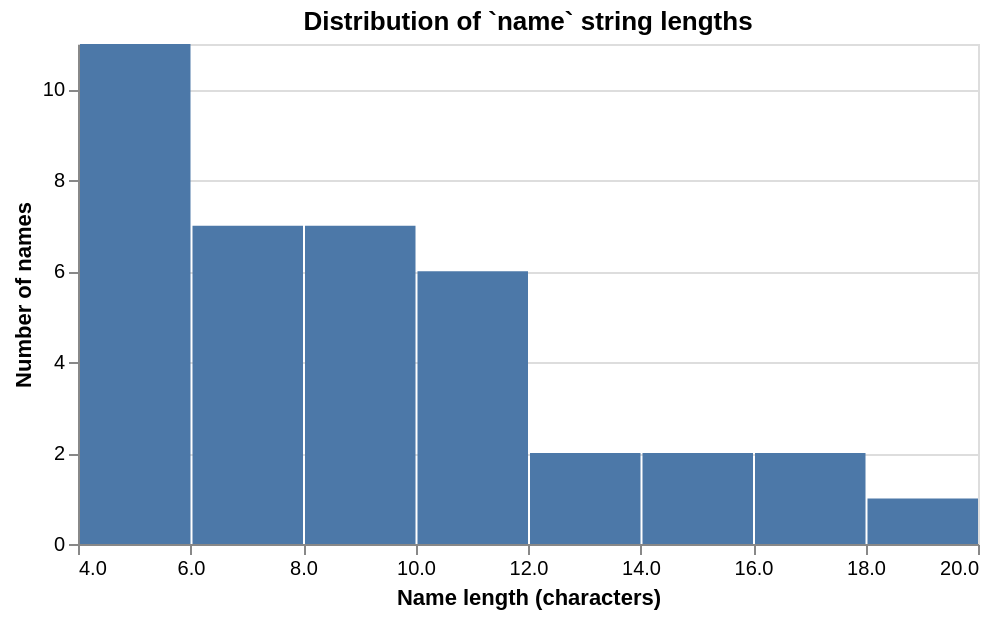

The notebook cell saved with this chart:
### Code cell
# Visualise the distribution of name lengths to spot outliers
# (very short like 'Each' vs very long like 'Kilogram/cubic meter').
name_len_df = df.assign(name_length=df['name'].str.len())

hist = alt.Chart(name_len_df).mark_bar().encode(
    x=alt.X('name_length:Q', bin=alt.Bin(step=2), title='Name length (characters)'),
    y=alt.Y('count():Q',                          title='Number of names'),
    tooltip=[alt.Tooltip('count():Q', title='count')]
).properties(
    width=450, height=250,
    title='Distribution of `name` string lengths'
)
hist

### Figure 1 — Vega-Lite specification as saved in the notebook (floating-point values rounded to 4 significant figures)
{"config": {"view": {"continuousWidth": 300, "continuousHeight": 300}}, "data": {"name": "data-d77b6ad9a2c01db4f3fcbaae1f776ced"}, "mark": {"type": "bar"}, "encoding": {"tooltip": [{"aggregate": "count", "title": "count", "type": "quantitative"}], "x": {"bin": {"step": 2}, "field": "name_length", "title": "Name length (characters)", "type": "quantitative"}, "y": {"aggregate": "count", "title": "Number of names", "type": "quantitative"}}, "height": 250, "title": "Distribution of `name` string lengths", "width": 450, "$schema": "https://vega.github.io/schema/vega-lite/v5.20.1.json", "datasets": {"data-d77b6ad9a2c01db4f3fcbaae1f776ced": [{"unit_measure_code": "ee0468c7-6417-489a-b233-da57ab966174", "name": "Boxes", "is_valid_uuid": true, "name_length": 5}, {"unit_measure_code": "7768b253-7430-402f-b90f-1e025c57459b", "name": "Bottle", "is_valid_uuid": true, "name_length": 6}, {"unit_measure_code": "1f485b4e-fc4d-47b2-ab57-af19b21eee40", "name": "Celsius", "is_valid_uuid": true, "name_length": 7}, {"unit_measure_code": "e87c6cb9-24ca-405a-996c-8f59ab7730fa", "name": "Canister", "is_valid_uuid": true, "name_length": 8}, {"unit_measure_code": "91fa7aa6-72aa-40a6-822f-8b80aa9f6376", "name": "Carton", "is_valid_uuid": true, "name_length": 6}, {"unit_measure_code": "1f5f8ee7-58c4-4c4e-b8db-b7c1025b3400", "name": "Cubic meters", "is_valid_uuid": true, "name_length": 12}, {"unit_measure_code": "b4c6422a-e170-4911-852f-38a7c19f5573", "name": "Cubic centimeter", "is_valid_uuid": true, "name_length": 16}, {"unit_measure_code": "5c3d2f68-8573-4e53-8c4e-a72a5f92518e", "name": "Cubic decimeter", "is_valid_uuid": true, "name_length": 15}, {"unit_measure_code": "e2e52698-ce31-4fb2-866f-bcffbdfd3147", "name": "Centimeter", "is_valid_uuid": true, "name_length": 10}, {"unit_measure_code": "7d2f574f-2c4b-45e5-bb2e-7c74c247492c", "name": "Square centimeter", "is_valid_uuid": true, "name_length": 17}, {"unit_measure_code": "44f61043-62cb-4dea-a921-edf1df4b6a39", "name": "Crate", "is_valid_uuid": true, "name_length": 5}, {"unit_measure_code": "609a70c5-01f5-48f0-9939-4f04449e2018", "name": "Case", "is_valid_uuid": true, "name_length": 4}, {"unit_measure_code": "0cc915c9-7473-4676-afff-2a4d4f023594", "name": "Container", "is_valid_uuid": true, "name_length": 9}, {"unit_measure_code": "28bd7d2e-b75a-40dc-b62f-f360a9de2559", "name": "Decimeter", "is_valid_uuid": true, "name_length": 9}, {"unit_measure_code": "75fa117b-bb26-4752-8ec5-771acf4c50f6", "name": "Dozen", "is_valid_uuid": true, "name_length": 5}, {"unit_measure_code": "8dbf3502-309f-4636-9f3e-1ae1cabc748b", "name": "Each", "is_valid_uuid": true, "name_length": 4}, {"unit_measure_code": "cf068cf8-e6f9-4956-b31b-1d6eb91f3c5c", "name": "Cubic foot", "is_valid_uuid": true, "name_length": 10}, {"unit_measure_code": "8c4f020f-f9c1-492b-8395-1372b7bda7a7", "name": "Gram", "is_valid_uuid": true, "name_length": 4}, {"unit_measure_code": "acbdd92d-1e1f-4ba8-a695-3f0c82d87759", "name": "Gallon", "is_valid_uuid": true, "name_length": 6}, {"unit_measure_code": "7cca3216-2076-4b76-b746-8d4a33c94222", "name": "Inch", "is_valid_uuid": true, "name_length": 4}, {"unit_measure_code": "8dae8c54-6149-48bd-a0e1-9050f4ee82b6", "name": "Kilogram", "is_valid_uuid": true, "name_length": 8}, {"unit_measure_code": "d8954392-48a0-4cce-af48-15a83ab47274", "name": "Kilogram/cubic meter", "is_valid_uuid": true, "name_length": 20}, {"unit_measure_code": "ee700422-0d9b-48c5-ae33-d08b8b5034bf", "name": "Kilometer", "is_valid_uuid": true, "name_length": 9}, {"unit_measure_code": "57ee0c60-3085-4d9c-bae2-26022aa2d447", "name": "Kiloton", "is_valid_uuid": true, "name_length": 7}, {"unit_measure_code": "aea9d8c5-cf48-46e0-afa3-f36c6cf44c4e", "name": "Liter", "is_valid_uuid": true, "name_length": 5}, {"unit_measure_code": "c4797df8-be0b-4d3a-a6c4-0f1765f0a822", "name": "US pound", "is_valid_uuid": true, "name_length": 8}, {"unit_measure_code": "dd058911-cfcb-4c19-9df7-a8f40bbccf13", "name": "Meter", "is_valid_uuid": true, "name_length": 5}, {"unit_measure_code": "ee1d7851-244e-47db-8960-bced186cccad", "name": "Square meter", "is_valid_uuid": true, "name_length": 12}, {"unit_measure_code": "8cb5f9fe-f273-42f3-96e4-1f93e26bb318", "name": "Cubic meter", "is_valid_uuid": true, "name_length": 11}, {"unit_measure_code": "b0a224d6-adce-4062-b701-32d569ddaa05", "name": "Milligram", "is_valid_uuid": true, "name_length": 9}, {"unit_measure_code": "3fbce844-926c-442f-87d9-9017094ed6b7", "name": "Milliliter", "is_valid_uuid": true, "name_length": 10}, {"unit_measure_code": "1316d404-c512-49da-bfb6-f6df816570ef", "name": "Millimeter", "is_valid_uuid": true, "name_length": 10}, {"unit_measure_code": "5c50e872-03a3-4aa1-8d0a-103cdf0fc00d", "name": "Ounces", "is_valid_uuid": true, "name_length": 6}, {"unit_measure_code": "6ad6e4b7-e1c2-42f2-90f6-306f08b41623", "name": "Pack", "is_valid_uuid": true, "name_length": 4}, {"unit_measure_code": "2eb286e8-8050-4cf5-a260-fd2cedb6e1f4", "name": "Pallet", "is_valid_uuid": true, "name_length": 6}, {"unit_measure_code": "5885bdb8-189e-4001-9f96-9cffd780b130", "name": "Piece", "is_valid_uuid": true, "name_length": 5}, {"unit_measure_code": "14266c5d-bb1d-4b58-9d8d-f13f6eb35863", "name": "Percentage", "is_valid_uuid": true, "name_length": 10}, {"unit_measure_code": "a24c076e-f88e-44e9-811b-b4a3da40d463", "name": "Pint, US liquid", "is_valid_uuid": true, "name_length": 15}]}}
